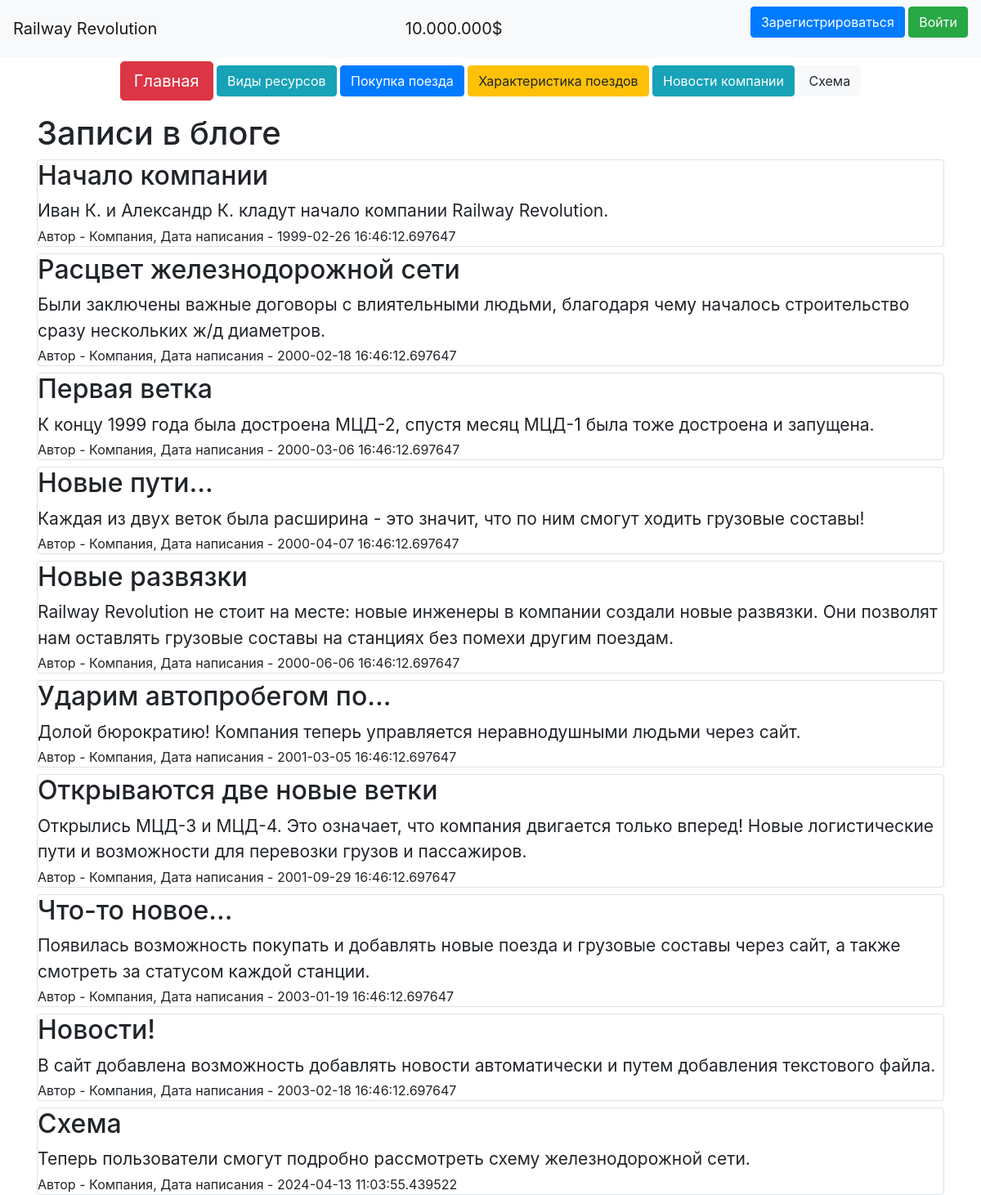
Page /news on the committed database.
### data/news.py (models this page shows)
class News(SqlAlchemyBase, SerializerMixin):
    __tablename__ = 'news'
    id = sqlalchemy.Column(sqlalchemy.Integer,
                           primary_key=True, autoincrement=True)
    title = sqlalchemy.Column(sqlalchemy.String, nullable=True)
    content = sqlalchemy.Column(sqlalchemy.String, nullable=True)
    created_date = sqlalchemy.Column(sqlalchemy.DateTime,
                                     default=datetime.datetime.now)
    is_private = sqlalchemy.Column(sqlalchemy.Boolean, default=True)
    user_id = sqlalchemy.Column(sqlalchemy.Integer,
                                sqlalchemy.ForeignKey("users.id"))
    user = orm.relationship('User')

### data/users.py (models this page shows, shortened)
class User(SqlAlchemyBase, UserMixin, SerializerMixin):
    __tablename__ = 'users'
    id = sqlalchemy.Column(sqlalchemy.Integer,
                           primary_key=True, autoincrement=True)
    name = sqlalchemy.Column(sqlalchemy.String, nullable=True)
    about = sqlalchemy.Column(sqlalchemy.String, nullable=True)
    email = sqlalchemy.Column(sqlalchemy.String,
                              index=True, unique=True, nullable=True)
    hashed_password = sqlalchemy.Column(sqlalchemy.String, nullable=True)
    created_date = sqlalchemy.Column(sqlalchemy.DateTime,
                                     default=datetime.datetime.now)
    news = orm.relationship("News", back_populates='user')

### main.py (the view)
@app.route("/news")
def news():
    db_sess = db_session.create_session()
    if current_user.is_authenticated:
        news = db_sess.query(News).filter(News.is_private != 1)
    else:
        news = db_sess.query(News).filter(News.is_private != 1)
    return render_template("news.html", **CONST_PARAMS, news=news, title='Новости')

### data/db_session.py (called while the page is built)
def create_session() -> Session:
    global __factory
    return __factory()

### templates/news.html (shortened to what this page needs)
{% extends "base.html" %}
{% block content %}
<h1>Записи в блоге</h1>
{% for item in news%}
<div class="col-md6 border rounded" style="margin-top: 8px;">
    <h2>{{item.title}}</h2>
    <div style="font-size: 21px; padding-bottom: 3px;">
        {{item.content}}
    </div>
    <div>
        Автор - {{item.user.name}}, Дата написания - {{item.created_date}}
    </div>
</div>
{% endfor %}
{% endblock %}

### templates/base.html (shortened to what this page needs)
<!DOCTYPE html>
<html lang="en">
<head>
    <link rel="stylesheet" href="https://stackpath.bootstrapcdn.com/bootstrap/4.4.1/css/bootstrap.min.css"
>
    <link rel="stylesheet" type="text/css" href="/static/css/style.css"> </link>
</head>
<body>
    <header>
        <nav class="navbar navbar-light bg-light">
            <a class="navbar-brand" href="/">Railway Revolution</a>
            <a class="navbar-brand"> {{ money }} </a>
            {% if current_user.is_authenticated %}
                <a class="navbar-brand" href="/logout">{{ current_user.name }}</a>
            {% else %}
                <p>
                    <a class="btn btn-primary " href="/register">Зарегистрироваться</a>
                    <a class="btn btn-success" href="/login">Войти</a>
                </p>
            {% endif %}
        </nav>
    </header>
    <main role="main" class="container">
        <div class="mx-auto" id="shapka_div">
            <p>
                <a class="btn btn-danger btn-lg" href="/">Главная</a>
                <a class="btn btn-info" href="/resources">Виды ресурсов</a>
                <a class="btn btn-primary" href="/buying_train">Покупка поезда</a>
                <a class="btn btn-warning" href="/train_info">Характеристика поездов</a>
                <a class="btn btn-info" href="/news">Новости компании</a>
                <a class="btn btn-light" href="/scheme">Схема</a>
            </p>
        </div>
        {% block content %}{% endblock %}
    </main>
</body>
</html>

### static/css/style.css (style rules this page uses)
h1 { font-size: 40px; }
#shapka_div { display: flex; justify-content: center; padding-top: 5px; padding-bottom: auto; }

### rows in the picture
News: title "Начало компании", content "Иван К. и Александр К. кладут начало компании Railway Revolution.", user.name "Компания", created_date "1999-02-26 16:46:12.697647"
News: title "Расцвет железнодорожной сети", content "Были заключены важные договоры с влиятельными людьми, благодаря чему началось строительство сразу нескольких ж/д диаметров.", user.name "Компания", created_date "2000-02-18 16:46:12.697647"
News: title "Первая ветка", content "К концу 1999 года была достроена МЦД-2, спустя месяц МЦД-1 была тоже достроена и запущена.", user.name "Компания", created_date "2000-03-06 16:46:12.697647"
News: title "Новые пути...", content "Каждая из двух веток была расширина - это значит, что по ним смогут ходить грузовые составы!", user.name "Компания", created_date "2000-04-07 16:46:12.697647"
News: title "Новые развязки", content "Railway Revolution не стоит на месте: новые инженеры в компании создали новые развязки. Они позволят нам оставлять грузовые составы на станциях без помехи другим поездам.", user.name "Компания", created_date "2000-06-06 16:46:12.697647"
News: title "Ударим автопробегом по...", content "Долой бюрократию! Компания теперь управляется неравнодушными людьми через сайт.", user.name "Компания", created_date "2001-03-05 16:46:12.697647"
News: title "Открываются две новые ветки", content "Открылись МЦД-3 и МЦД-4. Это означает, что компания двигается только вперед! Новые логистические пути и возможности для перевозки грузов и пассажиров.", user.name "Компания", created_date "2001-09-29 16:46:12.697647"
News: title "Что-то новое...", content "Появилась возможность покупать и добавлять новые поезда и грузовые составы через сайт, а также смотреть за статусом каждой станции.", user.name "Компания", created_date "2003-01-19 16:46:12.697647"
News: title "Новости!", content "В сайт добавлена возможность добавлять новости автоматически и путем добавления текстового файла.", user.name "Компания", created_date "2003-02-18 16:46:12.697647"
News: title "Схема", content "Теперь пользователи смогут подробно рассмотреть схему железнодорожной сети.", user.name "Компания", created_date "2024-04-13 11:03:55.439522"

### other values in the picture
{{ money }} "10.000.000$"
